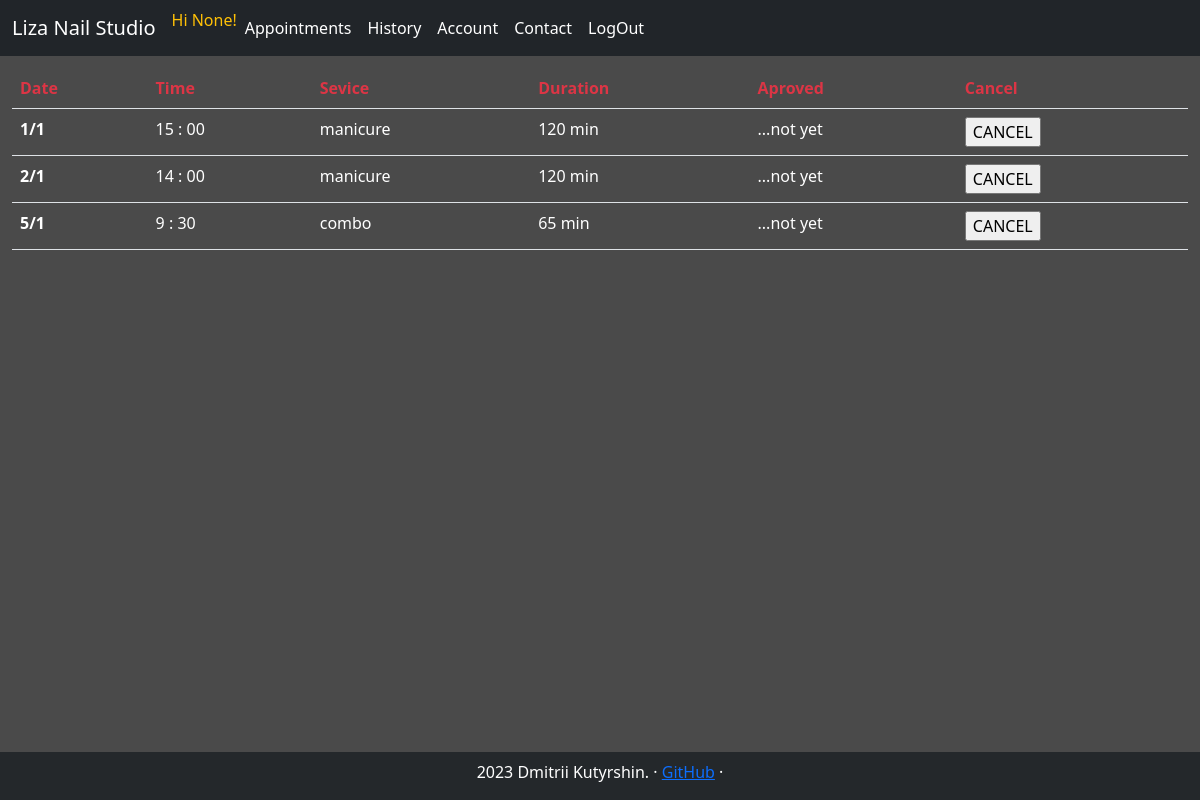
The app's page /appointments/ (signed in) with its own data.
### tables this page shows
CREATE TABLE calendar(slot_id INTEGER PRIMARY KEY, year INT, month INT, weekday INT, day INT, hour INT, minute INT, is_open INT);

### studio_app/webapp.py (the view)
@app.route("/appointments/", methods=["GET", "POST"])
@login_required
def _appointments():
    return appointments.appointments()

### studio_app/helpers.py (called while the page is built)
def get_service_name(is_manicure, is_pedicure):
    servise_name = ""
    if is_manicure == 1 and is_pedicure == 1:
        servise_name = "combo"
    elif is_manicure == 1 and not is_pedicure == 1:
        servise_name = "manicure"
    else:
        servise_name = "pedicure"
    return servise_name

def login_required(f):
    @wraps(f)
    def decorated_function(*args, **kwargs):
        if session.get("user_id") is None:
            return redirect("/signin")
        return f(*args, **kwargs)
    return decorated_function

### studio_app/webapp.py (called while the page is built)
@app.context_processor
def inject_navbar_items():
    return dict(navbar_menu=navbar_items)

@app.context_processor
def inject_navbar_items_not_loged_in():
    return dict(navbar_menu_not_loged_in=navbar_items_not_loged_in)

@app.context_processor
def inject_navbar_items_admin():
    return dict(navbar_items_admin=navbar_items_admin)

### studio_app/templates/appointments.html (shortened to what this page needs)
{% extends "layout.html" %}
{% block content %}
<table class="table">
    <thead>
      <tr class="text-danger">
        <th scope="col">Date</th>
        <th scope="col">Time</th>
        <th scope="col">Sevice</th>
        <th scope="col">Duration</th>
        <th scope="col">Aproved</th>
        <th scope="col">Cancel</th>
      </tr>
    </thead>
    <tbody class="text-white">
        {% for appointment in user_appoint %}
        <tr class="my-table-hover">
            <th scope="row">{{appointment[8]}}/{{appointment[9]}}</th>
            <td>{{appointment[10]}} :
                {% if appointment[11] == 0 %}
                00
                {% else %}
                {{appointment[11]}}
                {% endif %}
            </td>
            <td>{{appointment[1]}}</td>
            <td>{{appointment[6]}} min</td>
            <td>
                {% if appointment[4] == 0 %}
                    ...not yet
                {% else %}
                    Aproved
                {% endif %}
            </td>
            <td>
                <form action="/appointments/" method="post">
                    <input type="submit" value="CANCEL">
                </form>
            </td>
          </tr>
        {% endfor %}
    </tbody>
  </table>
{% endblock %}

### studio_app/static/css/style.css (style rules this page uses)
body { font-weight: 100; color: rgba(255, 255, 255, 1); background: #4A4A4A; }
.table { width: 98%; margin: 1%; }

### records on screen
calendar: month "5", day "1", hour "9", minute "30", appointment "combo", appointment "65"

### other values on screen
{{ session.get("instagram") }} "None"
{{ navbar_item }} "Appointments" "History" "Account" "Contact" "LogOut"
{{ appointment[8] }} "1" "2"
{{ appointment[9] }} "1" "1"
{{ appointment[10] }} "15" "14"
{{ appointment[1] }} "manicure" "manicure"
{{ appointment[6] }} "120" "120"
